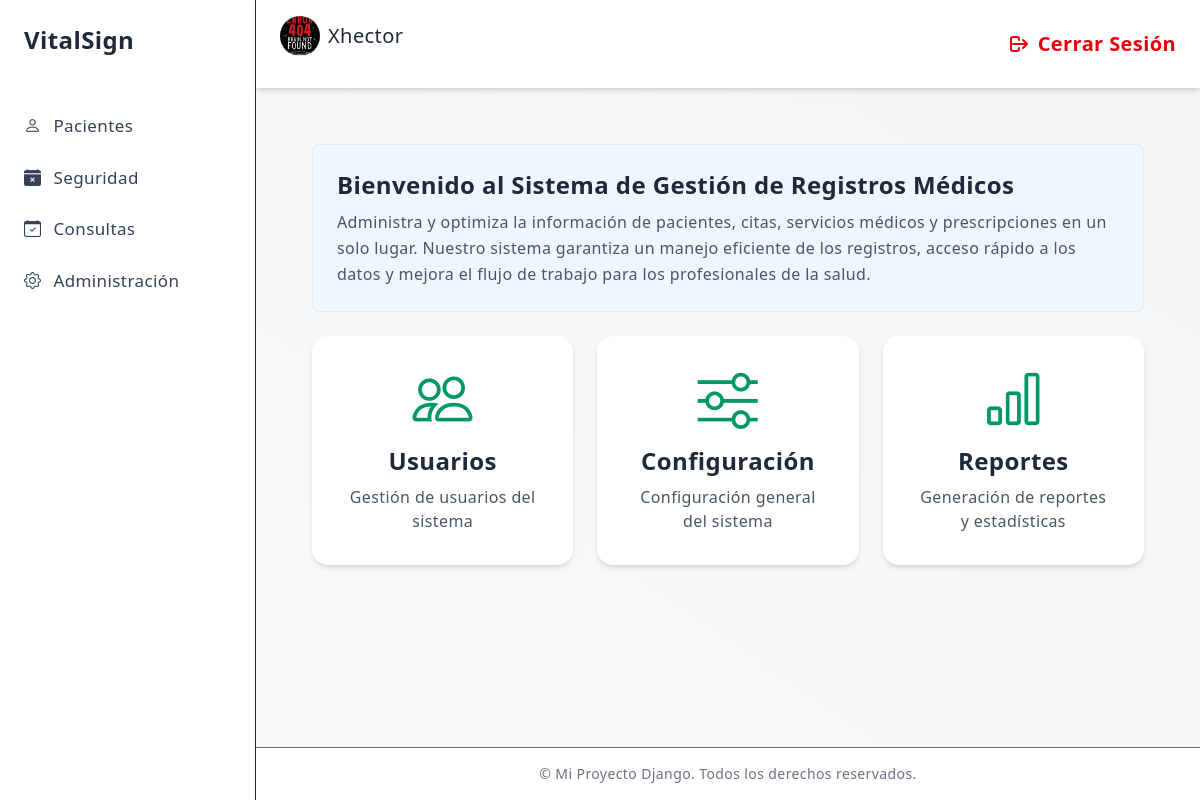
/menu/4/ (signed in), run on the app's committed database.
### security/models.py (models this page shows, shortened)
class Menu(models.Model):
    name = models.CharField(verbose_name='Nombre', max_length=150, unique=True)
    icon = models.CharField(verbose_name='Icono', max_length=100, default='bi bi-calendar-x-fill')
    order = models.PositiveSmallIntegerField(verbose_name='Orden', default=0)
    class Meta:
        verbose_name = 'Menu'
        verbose_name_plural = 'Menus'
        ordering = ['order', 'name']

class User(AbstractUser, PermissionsMixin):
    dni = models.CharField(verbose_name='Cédula o RUC', max_length=13, blank=True, null=True)
    image = models.ImageField(
        verbose_name='Imagen de perfil',
        upload_to='security/users/',
        max_length=1024,
        blank=True,
        null=True
    )
    email = models.EmailField('Email', unique=True)
    direction = models.CharField('Dirección', max_length=200, blank=True, null=True)
    phone = models.CharField('Teléfono', max_length=50, blank=True, null=True)
    USERNAME_FIELD = "email"
    REQUIRED_FIELDS = ["username", "first_name", "last_name"]
    class Meta:
        verbose_name = "Usuario"
        verbose_name_plural = "Usuarios"
        permissions = (
            ("change_userprofile", "Cambiar perfil de Usuario"),
            ("change_userpassword", "Cambiar contraseña de Usuario"),
        )

class Module(models.Model):
    url = models.CharField(verbose_name='Url', max_length=100, unique=True)
    name = models.CharField(verbose_name='Nombre', max_length=100)
    menu = models.ForeignKey(Menu, on_delete=models.PROTECT, verbose_name='Menu', related_name='modules')
    description = models.CharField(verbose_name='Descripción', max_length=200, null=True, blank=True)
    icon = models.CharField(verbose_name='Icono', max_length=100, default='bi bi-x-octagon')
    is_active = models.BooleanField(verbose_name='Es activo', default=True)
    order = models.PositiveSmallIntegerField(verbose_name='Orden', default=0)
    permissions = models.ManyToManyField(Permission, blank=True)
    class Meta:
        verbose_name = 'Módulo'
        verbose_name_plural = 'Módulos'
        ordering = ['menu', 'order', 'name']

### security/views.py (the view)
# urls.py: path('menu/<int:id>/', menu_detail, name='menu_detail'),
def menu_detail(request, id):
    menu = get_object_or_404(Menu, id=id)
    modules = menu.modules.filter(is_active=True).order_by('order')
    menus = Menu.objects.all()
    return render(request, 'home.html', {
        'menus': menus,
        'modules': modules,
    })

### templates/home.html (shortened to what this page needs)
{% extends 'base.html' %}
{% block page_title %}
<div class="flex justify-end mb-4 cursor-pointer">
    {% if request.user.is_authenticated %}
        <div class="flex items-center space-x-2">
            <img src="{{ request.user.image.url }}" alt="Profile Picture" class="w-10 h-10 rounded-full object-cover">
            <span class="font-medium">{{ request.user.username }}</span>
        </div>
    {% endif %}
</div>
{% endblock %}
{% block content %}
<main class="flex-1 p-8">
    {% if request.user.is_authenticated %}
    <section class="bg-blue-50 p-6 rounded-lg border border-blue-100 mb-6">
        <h1 class="text-2xl font-bold mb-2">Bienvenido al Sistema de Gestión de Registros Médicos</h1>
        <p class="text-gray-600">
            Administra y optimiza la información de pacientes, citas, servicios médicos y prescripciones en un solo lugar.
            Nuestro sistema garantiza un manejo eficiente de los registros, acceso rápido a los datos y mejora el flujo de trabajo para los profesionales de la salud.
        </p>
    </section>
    <section class="grid grid-cols-1 md:grid-cols-3 gap-6 cursor-pointer">
        {% for module in modules %}
        <div class="bg-white p-8 rounded-2xl shadow-md text-center hover:shadow-lg transition">
            <div class="text-6xl text-emerald-600 mb-4">
                <i class="{{ module.icon }}"></i>
            </div>
            <h2 class="text-2xl font-bold mb-2">{{ module.name }}</h2>
            <p class="text-gray-600 text-base">{{ module.description }}</p>
        </div>
        {% endfor %}
    </section>
    {% else %}
    <section class="bg-blue-50 p-6 rounded-lg border border-blue-100 mb-6">
        <h1 class="text-2xl font-bold mb-2">Bienvenido al Sistema de Gestión de Registros Médicos</h1>
        <p class="text-gray-600">Inicia sesión para empezar</p>
    </section>
    {% endif %}
</main>
{% endblock %}

### templates/base.html (shortened to what this page needs)
{% load static tailwind_tags %}
<!DOCTYPE html>
<html lang="es">
<head>
  <link rel="stylesheet" href="https://cdn.jsdelivr.net/npm/bootstrap-icons@1.10.5/font/bootstrap-icons.css">
  {% tailwind_css %}
</head>
<body class="bg-gradient-to-tr from-gray-50 to-gray-100 text-gray-800 antialiased min-h-screen font-sans leading-relaxed tracking-wide">
  <div class="flex min-h-screen">
    {% if request.user.is_authenticated %}
      <aside class="w-64 bg-white border-r hidden md:block">
        <div class="p-6 text-2xl font-semibold">VitalSign</div>
        <nav class="mt-6 space-y-2 text-[17px] font-medium">
          {% for menu in menus %}
            <a href="{% url 'menu_detail' id=menu.id %}"
              class="flex items-center px-6 py-2 rounded-r-full
                      {% if request.path == menu.url %}
                        bg-blue-100 text-blue-600
                      {% else %}
                        text-gray-700 hover:bg-gray-100
                      {% endif %}">
              <i class="{{ menu.icon }} mr-3"></i>
              {{ menu.name }}
            </a>
          {% endfor %}
        </nav>
      </aside>
    {% endif %}
    <div class="flex-1 flex flex-col">
      <header class="bg-white shadow-md sticky top-0 z-50">
        <div class="px-6 py-4 flex justify-between items-center">
          <h1 class="text-xl font-bold">{% block page_title %}Dashboard{% endblock %}</h1>
          {% if request.user.is_authenticated %}
            <form method="post" action="{% url 'logout' %}">
              <button type="submit" class="flex items-center text-xl font-bold text-red-600 hover:text-red-800">
                <svg xmlns="http://www.w3.org/2000/svg" class="h-6 w-6 mr-2" fill="none" viewBox="0 0 24 24" stroke="currentColor" stroke-width="2">
                  <path stroke-linecap="round" stroke-linejoin="round" d="M17 16l4-4m0 0l-4-4m4 4H7m6 4v1a2 2 0 01-2 2H7a2 2 0 01-2-2V7a2 2 0 012-2h4a2 2 0 012 2v1" />
                </svg>
                {% block page_titles %}Cerrar Sesión{% endblock %}
              </button>
            </form>
          {% endif %}
        </div>
      </header>
      <main class="flex-1 px-6 py-6">
        {% block content %}{% endblock %}
      </main>
      <footer class="bg-white border-t text-center py-4 text-sm text-gray-500">
        © {{ now.year }} Mi Proyecto Django. Todos los derechos reservados.
      </footer>
    </div>
  </div>
</body>
</html>

### data on the page
Menu: name "Pacientes"
Menu: name "Seguridad"
Menu: name "Consultas"
Menu: name "Administración"
User: user.image (picture), user.username "Xhector"
Module: name "Usuarios", description "Gestión de usuarios del sistema"
Module: name "Configuración", description "Configuración general del sistema"
Module: name "Reportes", description "Generación de reportes y estadísticas"
